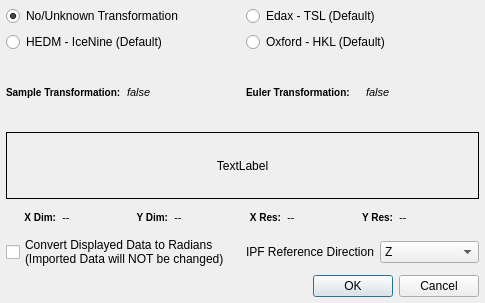
<?xml version="1.0" encoding="UTF-8"?>
<ui version="4.0">
 <class>QEbsdReferenceFrameDialog</class>
 <widget class="QDialog" name="QEbsdReferenceFrameDialog">
  <property name="geometry">
   <rect>
    <x>0</x>
    <y>0</y>
    <width>485</width>
    <height>303</height>
   </rect>
  </property>
  <property name="windowTitle">
   <string>Advanced Reference Frame Options</string>
  </property>
  <layout class="QGridLayout" name="widgetLayout">
   <property name="margin">
    <number>6</number>
   </property>
   <item row="4" column="1">
    <layout class="QHBoxLayout" name="horizontalLayout">
     <item>
      <widget class="QLabel" name="label">
       <property name="styleSheet">
        <string notr="true"/>
       </property>
       <property name="text">
        <string>IPF Reference Direction</string>
       </property>
      </widget>
     </item>
     <item>
      <widget class="QComboBox" name="refDir">
       <property name="currentIndex">
        <number>2</number>
       </property>
       <item>
        <property name="text">
         <string>X</string>
        </property>
       </item>
       <item>
        <property name="text">
         <string>Y</string>
        </property>
       </item>
       <item>
        <property name="text">
         <string>Z</string>
        </property>
       </item>
      </widget>
     </item>
    </layout>
   </item>
   <item row="3" column="0" colspan="2">
    <layout class="QHBoxLayout" name="horizontalLayout_2">
     <property name="bottomMargin">
      <number>0</number>
     </property>
     <item>
      <widget class="QLabel" name="label_13">
       <property name="font">
        <font>
         <pointsize>-1</pointsize>
         <weight>75</weight>
         <bold>true</bold>
        </font>
       </property>
       <property name="styleSheet">
        <string notr="true">QLabel {
font-weight: bold;
font-size: 10px;
}</string>
       </property>
       <property name="text">
        <string>X Dim:</string>
       </property>
       <property name="alignment">
        <set>Qt::AlignRight|Qt::AlignTrailing|Qt::AlignVCenter</set>
       </property>
      </widget>
     </item>
     <item>
      <widget class="QLabel" name="m_XDim">
       <property name="font">
        <font>
         <pointsize>-1</pointsize>
         <italic>true</italic>
        </font>
       </property>
       <property name="styleSheet">
        <string notr="true">QLabel {
	font-size: 11px;
	font-style: italic;
}</string>
       </property>
       <property name="text">
        <string>--</string>
       </property>
       <property name="scaledContents">
        <bool>true</bool>
       </property>
      </widget>
     </item>
     <item>
      <widget class="QLabel" name="label_14">
       <property name="font">
        <font>
         <pointsize>-1</pointsize>
         <weight>75</weight>
         <bold>true</bold>
        </font>
       </property>
       <property name="styleSheet">
        <string notr="true">QLabel {
font-weight: bold;
font-size: 10px;
}</string>
       </property>
       <property name="text">
        <string>Y Dim:</string>
       </property>
       <property name="alignment">
        <set>Qt::AlignRight|Qt::AlignTrailing|Qt::AlignVCenter</set>
       </property>
      </widget>
     </item>
     <item>
      <widget class="QLabel" name="m_YDim">
       <property name="font">
        <font>
         <pointsize>-1</pointsize>
         <italic>true</italic>
        </font>
       </property>
       <property name="styleSheet">
        <string notr="true">QLabel {
	font-size: 11px;
	font-style: italic;
}</string>
       </property>
       <property name="text">
        <string>--</string>
       </property>
       <property name="scaledContents">
        <bool>true</bool>
       </property>
      </widget>
     </item>
     <item>
      <widget class="QLabel" name="label_16">
       <property name="font">
        <font>
         <pointsize>-1</pointsize>
         <weight>75</weight>
         <bold>true</bold>
        </font>
       </property>
       <property name="styleSheet">
        <string notr="true">QLabel {
font-weight: bold;
font-size: 10px;
}</string>
       </property>
       <property name="text">
        <string>X Res:</string>
       </property>
       <property name="alignment">
        <set>Qt::AlignRight|Qt::AlignTrailing|Qt::AlignVCenter</set>
       </property>
      </widget>
     </item>
     <item>
      <widget class="QLabel" name="m_XRes">
       <property name="font">
        <font>
         <pointsize>-1</pointsize>
         <italic>true</italic>
        </font>
       </property>
       <property name="styleSheet">
        <string notr="true">QLabel {
	font-size: 11px;
	font-style: italic;
}</string>
       </property>
       <property name="text">
        <string>--</string>
       </property>
       <property name="scaledContents">
        <bool>true</bool>
       </property>
      </widget>
     </item>
     <item>
      <widget class="QLabel" name="label_17">
       <property name="font">
        <font>
         <pointsize>-1</pointsize>
         <weight>75</weight>
         <bold>true</bold>
        </font>
       </property>
       <property name="styleSheet">
        <string notr="true">QLabel {
font-weight: bold;
font-size: 10px;
}</string>
       </property>
       <property name="text">
        <string>Y Res:</string>
       </property>
       <property name="alignment">
        <set>Qt::AlignRight|Qt::AlignTrailing|Qt::AlignVCenter</set>
       </property>
      </widget>
     </item>
     <item>
      <widget class="QLabel" name="m_YRes">
       <property name="font">
        <font>
         <pointsize>-1</pointsize>
         <italic>true</italic>
        </font>
       </property>
       <property name="styleSheet">
        <string notr="true">QLabel {
	font-size: 11px;
	font-style: italic;
}</string>
       </property>
       <property name="text">
        <string>--</string>
       </property>
       <property name="scaledContents">
        <bool>true</bool>
       </property>
      </widget>
     </item>
     <item>
      <widget class="QPushButton" name="showHelp">
       <property name="sizePolicy">
        <sizepolicy hsizetype="Fixed" vsizetype="Fixed">
         <horstretch>0</horstretch>
         <verstretch>0</verstretch>
        </sizepolicy>
       </property>
       <property name="minimumSize">
        <size>
         <width>24</width>
         <height>24</height>
        </size>
       </property>
       <property name="maximumSize">
        <size>
         <width>24</width>
         <height>24</height>
        </size>
       </property>
       <property name="text">
        <string/>
       </property>
       <property name="icon">
        <iconset resource="../../../../Resources/icons/images/Icons.qrc">
         <normaloff>:/help2.png</normaloff>:/help2.png</iconset>
       </property>
       <property name="iconSize">
        <size>
         <width>24</width>
         <height>24</height>
        </size>
       </property>
       <property name="autoDefault">
        <bool>false</bool>
       </property>
       <property name="flat">
        <bool>true</bool>
       </property>
      </widget>
     </item>
    </layout>
   </item>
   <item row="4" column="0">
    <widget class="QCheckBox" name="degToRads">
     <property name="text">
      <string>Convert Displayed Data to Radians 
(Imported Data will NOT be changed)</string>
     </property>
    </widget>
   </item>
   <item row="0" column="1">
    <layout class="QVBoxLayout" name="verticalLayout_2">
     <item>
      <widget class="QRadioButton" name="m_TSLdefaultBtn">
       <property name="text">
        <string>Edax - TSL (Default)</string>
       </property>
       <property name="shortcut">
        <string>Ctrl+S</string>
       </property>
       <property name="checked">
        <bool>false</bool>
       </property>
       <property name="autoExclusive">
        <bool>false</bool>
       </property>
      </widget>
     </item>
     <item>
      <widget class="QRadioButton" name="m_HKLdefaultBtn">
       <property name="layoutDirection">
        <enum>Qt::LeftToRight</enum>
       </property>
       <property name="text">
        <string>Oxford - HKL (Default)</string>
       </property>
      </widget>
     </item>
    </layout>
   </item>
   <item row="2" column="0" colspan="2">
    <widget class="QLabel" name="ipfLabel">
     <property name="frameShape">
      <enum>QFrame::Box</enum>
     </property>
     <property name="text">
      <string>TextLabel</string>
     </property>
     <property name="alignment">
      <set>Qt::AlignCenter</set>
     </property>
    </widget>
   </item>
   <item row="6" column="0" colspan="2">
    <widget class="QDialogButtonBox" name="buttonBox">
     <property name="orientation">
      <enum>Qt::Horizontal</enum>
     </property>
     <property name="standardButtons">
      <set>QDialogButtonBox::Cancel|QDialogButtonBox::Ok</set>
     </property>
    </widget>
   </item>
   <item row="0" column="0">
    <layout class="QVBoxLayout" name="verticalLayout">
     <item>
      <widget class="QRadioButton" name="m_NoTransBtn">
       <property name="layoutDirection">
        <enum>Qt::LeftToRight</enum>
       </property>
       <property name="text">
        <string>No/Unknown Transformation</string>
       </property>
       <property name="checked">
        <bool>true</bool>
       </property>
      </widget>
     </item>
     <item>
      <widget class="QRadioButton" name="m_HEDMdefaultBtn">
       <property name="text">
        <string>HEDM - IceNine (Default)</string>
       </property>
      </widget>
     </item>
    </layout>
   </item>
   <item row="1" column="0" colspan="2">
    <layout class="QHBoxLayout" name="horizontalLayout_3">
     <property name="bottomMargin">
      <number>0</number>
     </property>
     <item>
      <widget class="QLabel" name="label_3">
       <property name="font">
        <font>
         <pointsize>-1</pointsize>
         <weight>75</weight>
         <bold>true</bold>
        </font>
       </property>
       <property name="styleSheet">
        <string notr="true">QLabel {
font-weight: bold;
font-size: 10px;
}</string>
       </property>
       <property name="text">
        <string>Sample Transformation:</string>
       </property>
       <property name="alignment">
        <set>Qt::AlignJustify|Qt::AlignVCenter</set>
       </property>
       <property name="wordWrap">
        <bool>false</bool>
       </property>
      </widget>
     </item>
     <item>
      <widget class="QLabel" name="m_SampleTransformationLabel">
       <property name="font">
        <font>
         <pointsize>-1</pointsize>
         <italic>true</italic>
        </font>
       </property>
       <property name="styleSheet">
        <string notr="true">QLabel {
	font-size: 11px;
	font-style: italic;
}</string>
       </property>
       <property name="text">
        <string>false</string>
       </property>
       <property name="scaledContents">
        <bool>true</bool>
       </property>
      </widget>
     </item>
     <item>
      <widget class="QLabel" name="label_21">
       <property name="font">
        <font>
         <pointsize>-1</pointsize>
         <weight>75</weight>
         <bold>true</bold>
        </font>
       </property>
       <property name="styleSheet">
        <string notr="true">QLabel {
font-weight: bold;
font-size: 10px;
}</string>
       </property>
       <property name="text">
        <string>Euler Transformation:</string>
       </property>
       <property name="alignment">
        <set>Qt::AlignJustify|Qt::AlignVCenter</set>
       </property>
       <property name="wordWrap">
        <bool>false</bool>
       </property>
      </widget>
     </item>
     <item>
      <widget class="QLabel" name="m_EulerTransformationLabel">
       <property name="font">
        <font>
         <pointsize>-1</pointsize>
         <italic>true</italic>
        </font>
       </property>
       <property name="styleSheet">
        <string notr="true">QLabel {
	font-size: 11px;
	font-style: italic;
}</string>
       </property>
       <property name="text">
        <string>false</string>
       </property>
       <property name="scaledContents">
        <bool>true</bool>
       </property>
      </widget>
     </item>
    </layout>
   </item>
  </layout>
 </widget>
 <resources>
  <include location="../../../../Resources/icons/images/Icons.qrc"/>
 </resources>
 <connections>
  <connection>
   <sender>buttonBox</sender>
   <signal>accepted()</signal>
   <receiver>QEbsdReferenceFrameDialog</receiver>
   <slot>accept()</slot>
   <hints>
    <hint type="sourcelabel">
     <x>223</x>
     <y>312</y>
    </hint>
    <hint type="destinationlabel">
     <x>482</x>
     <y>266</y>
    </hint>
   </hints>
  </connection>
  <connection>
   <sender>buttonBox</sender>
   <signal>rejected()</signal>
   <receiver>QEbsdReferenceFrameDialog</receiver>
   <slot>reject()</slot>
   <hints>
    <hint type="sourcelabel">
     <x>174</x>
     <y>308</y>
    </hint>
    <hint type="destinationlabel">
     <x>4</x>
     <y>269</y>
    </hint>
   </hints>
  </connection>
 </connections>
</ui>
